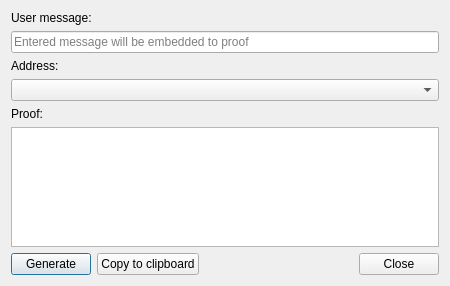
<?xml version="1.0" encoding="UTF-8"?>
<ui version="4.0">
 <class>CreateProofDialog</class>
 <widget class="QDialog" name="CreateProofDialog">
  <property name="geometry">
   <rect>
    <x>0</x>
    <y>0</y>
    <width>450</width>
    <height>286</height>
   </rect>
  </property>
  <property name="sizePolicy">
   <sizepolicy hsizetype="Preferred" vsizetype="Preferred">
    <horstretch>0</horstretch>
    <verstretch>0</verstretch>
   </sizepolicy>
  </property>
  <property name="minimumSize">
   <size>
    <width>450</width>
    <height>0</height>
   </size>
  </property>
  <property name="windowTitle">
   <string>Create proof</string>
  </property>
  <layout class="QVBoxLayout" name="verticalLayout">
   <item>
    <widget class="QLabel" name="label">
     <property name="sizePolicy">
      <sizepolicy hsizetype="Preferred" vsizetype="Fixed">
       <horstretch>0</horstretch>
       <verstretch>0</verstretch>
      </sizepolicy>
     </property>
     <property name="text">
      <string>User message:</string>
     </property>
    </widget>
   </item>
   <item>
    <widget class="QLineEdit" name="messageEdit">
     <property name="sizePolicy">
      <sizepolicy hsizetype="Expanding" vsizetype="Fixed">
       <horstretch>0</horstretch>
       <verstretch>0</verstretch>
      </sizepolicy>
     </property>
     <property name="placeholderText">
      <string>Entered message will be embedded to proof</string>
     </property>
    </widget>
   </item>
   <item>
    <widget class="QLabel" name="addressLabel">
     <property name="text">
      <string>Address:</string>
     </property>
    </widget>
   </item>
   <item>
    <widget class="QComboBox" name="addressesBox">
     <property name="duplicatesEnabled">
      <bool>true</bool>
     </property>
    </widget>
   </item>
   <item>
    <widget class="QLabel" name="proofLabel">
     <property name="text">
      <string>Proof:</string>
     </property>
    </widget>
   </item>
   <item>
    <widget class="QTextEdit" name="proofEdit">
     <property name="readOnly">
      <bool>true</bool>
     </property>
     <property name="placeholderText">
      <string/>
     </property>
    </widget>
   </item>
   <item>
    <spacer name="verticalSpacer">
     <property name="orientation">
      <enum>Qt::Vertical</enum>
     </property>
     <property name="sizeHint" stdset="0">
      <size>
       <width>20</width>
       <height>0</height>
      </size>
     </property>
    </spacer>
   </item>
   <item>
    <layout class="QHBoxLayout" name="horizontalLayout">
     <item>
      <widget class="QPushButton" name="generateButton">
       <property name="text">
        <string>Generate</string>
       </property>
       <property name="autoDefault">
        <bool>true</bool>
       </property>
       <property name="default">
        <bool>true</bool>
       </property>
      </widget>
     </item>
     <item>
      <widget class="QPushButton" name="copyButton">
       <property name="text">
        <string>Copy to clipboard</string>
       </property>
       <property name="autoDefault">
        <bool>false</bool>
       </property>
      </widget>
     </item>
     <item>
      <spacer name="horizontalSpacer">
       <property name="orientation">
        <enum>Qt::Horizontal</enum>
       </property>
       <property name="sizeHint" stdset="0">
        <size>
         <width>0</width>
         <height>20</height>
        </size>
       </property>
      </spacer>
     </item>
     <item>
      <widget class="QPushButton" name="cancelButton">
       <property name="text">
        <string>Close</string>
       </property>
       <property name="autoDefault">
        <bool>false</bool>
       </property>
      </widget>
     </item>
    </layout>
   </item>
  </layout>
 </widget>
 <resources/>
 <connections>
  <connection>
   <sender>cancelButton</sender>
   <signal>clicked()</signal>
   <receiver>CreateProofDialog</receiver>
   <slot>reject()</slot>
   <hints>
    <hint type="sourcelabel">
     <x>49</x>
     <y>236</y>
    </hint>
    <hint type="destinationlabel">
     <x>196</x>
     <y>132</y>
    </hint>
   </hints>
  </connection>
  <connection>
   <sender>copyButton</sender>
   <signal>clicked()</signal>
   <receiver>CreateProofDialog</receiver>
   <slot>copyToClipboard()</slot>
   <hints>
    <hint type="sourcelabel">
     <x>239</x>
     <y>236</y>
    </hint>
    <hint type="destinationlabel">
     <x>196</x>
     <y>132</y>
    </hint>
   </hints>
  </connection>
  <connection>
   <sender>generateButton</sender>
   <signal>clicked()</signal>
   <receiver>CreateProofDialog</receiver>
   <slot>generateProof()</slot>
   <hints>
    <hint type="sourcelabel">
     <x>343</x>
     <y>236</y>
    </hint>
    <hint type="destinationlabel">
     <x>196</x>
     <y>132</y>
    </hint>
   </hints>
  </connection>
  <connection>
   <sender>addressesBox</sender>
   <signal>activated(int)</signal>
   <receiver>CreateProofDialog</receiver>
   <slot>addressChanged(int)</slot>
   <hints>
    <hint type="sourcelabel">
     <x>196</x>
     <y>107</y>
    </hint>
    <hint type="destinationlabel">
     <x>196</x>
     <y>132</y>
    </hint>
   </hints>
  </connection>
  <connection>
   <sender>addressesBox</sender>
   <signal>currentTextChanged(QString)</signal>
   <receiver>CreateProofDialog</receiver>
   <slot>currentAddressChanged()</slot>
   <hints>
    <hint type="sourcelabel">
     <x>196</x>
     <y>107</y>
    </hint>
    <hint type="destinationlabel">
     <x>196</x>
     <y>132</y>
    </hint>
   </hints>
  </connection>
 </connections>
 <slots>
  <slot>generateProof()</slot>
  <slot>copyToClipboard()</slot>
  <slot>addressChanged(int)</slot>
  <slot>currentAddressChanged()</slot>
 </slots>
</ui>
